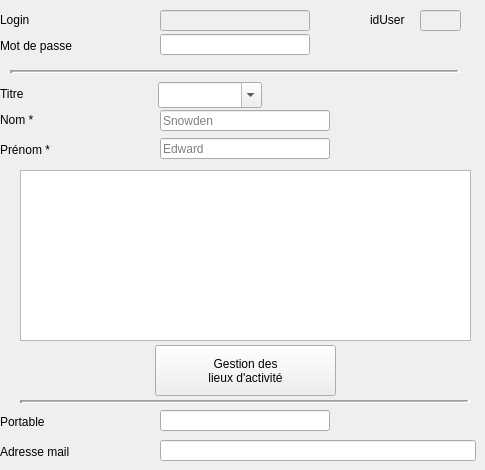
       <widget class="QWidget" name="Socialwidget" native="true">
        <property name="minimumSize">
         <size>
          <width>485</width>
          <height>470</height>
         </size>
        </property>
        <widget class="QLabel" name="MDPlabel_2">
         <property name="geometry">
          <rect>
           <x>0</x>
           <y>38</y>
           <width>149</width>
           <height>16</height>
          </rect>
         </property>
         <property name="contextMenuPolicy">
          <enum>Qt::NoContextMenu</enum>
         </property>
         <property name="text">
          <string>Mot de passe</string>
         </property>
        </widget>
        <widget class="QLabel" name="Nomlabel">
         <property name="geometry">
          <rect>
           <x>0</x>
           <y>112</y>
           <width>149</width>
           <height>16</height>
          </rect>
         </property>
         <property name="contextMenuPolicy">
          <enum>Qt::NoContextMenu</enum>
         </property>
         <property name="text">
          <string>Nom *</string>
         </property>
        </widget>
        <widget class="QLabel" name="Portlabel">
         <property name="geometry">
          <rect>
           <x>0</x>
           <y>414</y>
           <width>149</width>
           <height>16</height>
          </rect>
         </property>
         <property name="contextMenuPolicy">
          <enum>Qt::NoContextMenu</enum>
         </property>
         <property name="text">
          <string>Portable</string>
         </property>
        </widget>
        <widget class="UpLineEdit" name="NomuplineEdit">
         <property name="geometry">
          <rect>
           <x>160</x>
           <y>110</y>
           <width>170</width>
           <height>21</height>
          </rect>
         </property>
         <property name="focusPolicy">
          <enum>Qt::StrongFocus</enum>
         </property>
         <property name="contextMenuPolicy">
          <enum>Qt::NoContextMenu</enum>
         </property>
         <property name="maxLength">
          <number>45</number>
         </property>
         <property name="placeholderText">
          <string>Snowden</string>
         </property>
        </widget>
        <widget class="UpLineEdit" name="LoginuplineEdit">
         <property name="enabled">
          <bool>false</bool>
         </property>
         <property name="geometry">
          <rect>
           <x>160</x>
           <y>10</y>
           <width>150</width>
           <height>21</height>
          </rect>
         </property>
         <property name="contextMenuPolicy">
          <enum>Qt::NoContextMenu</enum>
         </property>
         <property name="maxLength">
          <number>15</number>
         </property>
         <property name="alignment">
          <set>Qt::AlignCenter</set>
         </property>
        </widget>
        <widget class="QLabel" name="Maillabel">
         <property name="geometry">
          <rect>
           <x>0</x>
           <y>444</y>
           <width>149</width>
           <height>16</height>
          </rect>
         </property>
         <property name="contextMenuPolicy">
          <enum>Qt::NoContextMenu</enum>
         </property>
         <property name="text">
          <string>Adresse mail</string>
         </property>
        </widget>
        <widget class="QLabel" name="Prenomlabel">
         <property name="geometry">
          <rect>
           <x>0</x>
           <y>142</y>
           <width>149</width>
           <height>16</height>
          </rect>
         </property>
         <property name="contextMenuPolicy">
          <enum>Qt::NoContextMenu</enum>
         </property>
         <property name="text">
          <string>Prénom *</string>
         </property>
        </widget>
        <widget class="Line" name="line_2">
         <property name="geometry">
          <rect>
           <x>20</x>
           <y>400</y>
           <width>450</width>
           <height>3</height>
          </rect>
         </property>
         <property name="contextMenuPolicy">
          <enum>Qt::NoContextMenu</enum>
         </property>
         <property name="frameShadow">
          <enum>QFrame::Sunken</enum>
         </property>
         <property name="lineWidth">
          <number>3</number>
         </property>
         <property name="midLineWidth">
          <number>1</number>
         </property>
         <property name="orientation">
          <enum>Qt::Horizontal</enum>
         </property>
        </widget>
        <widget class="QLabel" name="Loginlabel_2">
         <property name="geometry">
          <rect>
           <x>0</x>
           <y>12</y>
           <width>149</width>
           <height>16</height>
          </rect>
         </property>
         <property name="contextMenuPolicy">
          <enum>Qt::NoContextMenu</enum>
         </property>
         <property name="text">
          <string>Login</string>
         </property>
        </widget>
        <widget class="UpComboBox" name="TitreupcomboBox">
         <property name="geometry">
          <rect>
           <x>158</x>
           <y>82</y>
           <width>104</width>
           <height>26</height>
          </rect>
         </property>
         <property name="contextMenuPolicy">
          <enum>Qt::NoContextMenu</enum>
         </property>
         <property name="editable">
          <bool>true</bool>
         </property>
        </widget>
        <widget class="UpLineEdit" name="PortableuplineEdit">
         <property name="geometry">
          <rect>
           <x>160</x>
           <y>410</y>
           <width>170</width>
           <height>21</height>
          </rect>
         </property>
         <property name="contextMenuPolicy">
          <enum>Qt::NoContextMenu</enum>
         </property>
         <property name="maxLength">
          <number>17</number>
         </property>
        </widget>
        <widget class="UpLineEdit" name="PrenomuplineEdit">
         <property name="geometry">
          <rect>
           <x>160</x>
           <y>138</y>
           <width>170</width>
           <height>21</height>
          </rect>
         </property>
         <property name="focusPolicy">
          <enum>Qt::StrongFocus</enum>
         </property>
         <property name="contextMenuPolicy">
          <enum>Qt::NoContextMenu</enum>
         </property>
         <property name="text">
          <string/>
         </property>
         <property name="maxLength">
          <number>45</number>
         </property>
         <property name="placeholderText">
          <string>Edward</string>
         </property>
        </widget>
        <widget class="UpLineEdit" name="MDPuplineEdit">
         <property name="geometry">
          <rect>
           <x>160</x>
           <y>34</y>
           <width>150</width>
           <height>21</height>
          </rect>
         </property>
         <property name="focusPolicy">
          <enum>Qt::NoFocus</enum>
         </property>
         <property name="contextMenuPolicy">
          <enum>Qt::NoContextMenu</enum>
         </property>
         <property name="maxLength">
          <number>12</number>
         </property>
         <property name="echoMode">
          <enum>QLineEdit::Password</enum>
         </property>
         <property name="alignment">
          <set>Qt::AlignCenter</set>
         </property>
        </widget>
        <widget class="QLabel" name="Titrelabel">
         <property name="geometry">
          <rect>
           <x>0</x>
           <y>86</y>
           <width>149</width>
           <height>16</height>
          </rect>
         </property>
         <property name="contextMenuPolicy">
          <enum>Qt::NoContextMenu</enum>
         </property>
         <property name="text">
          <string>Titre</string>
         </property>
        </widget>
        <widget class="UpLineEdit" name="MailuplineEdit">
         <property name="geometry">
          <rect>
           <x>160</x>
           <y>440</y>
           <width>316</width>
           <height>21</height>
          </rect>
         </property>
         <property name="contextMenuPolicy">
          <enum>Qt::NoContextMenu</enum>
         </property>
         <property name="maxLength">
          <number>45</number>
         </property>
        </widget>
        <widget class="UpLineEdit" name="idUseruplineEdit">
         <property name="enabled">
          <bool>false</bool>
         </property>
         <property name="geometry">
          <rect>
           <x>420</x>
           <y>10</y>
           <width>41</width>
           <height>21</height>
          </rect>
         </property>
         <property name="focusPolicy">
          <enum>Qt::NoFocus</enum>
         </property>
         <property name="contextMenuPolicy">
          <enum>Qt::NoContextMenu</enum>
         </property>
         <property name="alignment">
          <set>Qt::AlignCenter</set>
         </property>
        </widget>
        <widget class="QLabel" name="idUserlabel">
         <property name="enabled">
          <bool>true</bool>
         </property>
         <property name="geometry">
          <rect>
           <x>370</x>
           <y>12</y>
           <width>45</width>
           <height>16</height>
          </rect>
         </property>
         <property name="contextMenuPolicy">
          <enum>Qt::NoContextMenu</enum>
         </property>
         <property name="text">
          <string>idUser</string>
         </property>
        </widget>
        <widget class="Line" name="line_4">
         <property name="geometry">
          <rect>
           <x>10</x>
           <y>70</y>
           <width>450</width>
           <height>3</height>
          </rect>
         </property>
         <property name="contextMenuPolicy">
          <enum>Qt::NoContextMenu</enum>
         </property>
         <property name="frameShadow">
          <enum>QFrame::Sunken</enum>
         </property>
         <property name="lineWidth">
          <number>3</number>
         </property>
         <property name="midLineWidth">
          <number>1</number>
         </property>
         <property name="orientation">
          <enum>Qt::Horizontal</enum>
         </property>
        </widget>
        <widget class="UpLabel" name="ModifMDPUserupLabel">
         <property name="geometry">
          <rect>
           <x>320</x>
           <y>33</y>
           <width>29</width>
           <height>23</height>
          </rect>
         </property>
         <property name="cursor">
          <cursorShape>PointingHandCursor</cursorShape>
         </property>
         <property name="contextMenuPolicy">
          <enum>Qt::NoContextMenu</enum>
         </property>
         <property name="toolTip">
          <string/>
         </property>
         <property name="text">
          <string/>
         </property>
         <property name="pixmap">
          <pixmap resource="../assets/Images/images.qrc">:/password.png</pixmap>
         </property>
         <property name="scaledContents">
          <bool>true</bool>
         </property>
        </widget>
        <widget class="UpPushButton" name="GestLieuxpushButton">
         <property name="geometry">
          <rect>
           <x>155</x>
           <y>345</y>
           <width>181</width>
           <height>51</height>
          </rect>
         </property>
         <property name="text">
          <string>Gestion des
lieux d'activité</string>
         </property>
         <property name="icon">
          <iconset resource="../assets/Images/images.qrc">
           <normaloff>:/address-book.png</normaloff>:/address-book.png</iconset>
         </property>
         <property name="iconSize">
          <size>
           <width>30</width>
           <height>30</height>
          </size>
         </property>
        </widget>
        <widget class="UpTableWidget" name="AdressupTableWidget">
         <property name="geometry">
          <rect>
           <x>20</x>
           <y>170</y>
           <width>451</width>
           <height>171</height>
          </rect>
         </property>
        </widget>
       </widget>
